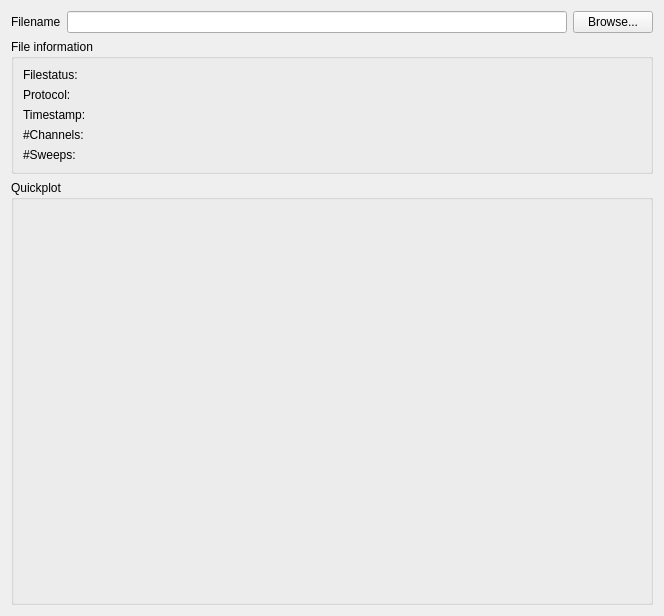
<?xml version="1.0" encoding="UTF-8"?>
<ui version="4.0">
 <class>WizardPage</class>
 <widget class="QWizardPage" name="WizardPage">
  <property name="geometry">
   <rect>
    <x>0</x>
    <y>0</y>
    <width>664</width>
    <height>616</height>
   </rect>
  </property>
  <property name="windowTitle">
   <string>Single file loader</string>
  </property>
  <layout class="QVBoxLayout" name="verticalLayout">
   <item>
    <layout class="QHBoxLayout" name="horizontalLayout">
     <item>
      <widget class="QLabel" name="label">
       <property name="text">
        <string>Filename</string>
       </property>
      </widget>
     </item>
     <item>
      <widget class="QLineEdit" name="filename"/>
     </item>
     <item>
      <widget class="QPushButton" name="browse">
       <property name="text">
        <string>Browse...</string>
       </property>
      </widget>
     </item>
    </layout>
   </item>
   <item>
    <widget class="QGroupBox" name="groupBox">
     <property name="title">
      <string>File information</string>
     </property>
     <layout class="QFormLayout" name="formLayout">
      <item row="0" column="0">
       <widget class="QLabel" name="label_2">
        <property name="text">
         <string>Filestatus:</string>
        </property>
       </widget>
      </item>
      <item row="0" column="1">
       <widget class="QLabel" name="fileinfo_status">
        <property name="text">
         <string>&lt;no file&gt;</string>
        </property>
       </widget>
      </item>
      <item row="1" column="0">
       <widget class="QLabel" name="label_4">
        <property name="text">
         <string>Protocol:</string>
        </property>
       </widget>
      </item>
      <item row="1" column="1">
       <widget class="QLabel" name="fileinfo_protocol">
        <property name="text">
         <string/>
        </property>
       </widget>
      </item>
      <item row="2" column="0">
       <widget class="QLabel" name="label_3">
        <property name="text">
         <string>Timestamp:</string>
        </property>
       </widget>
      </item>
      <item row="2" column="1">
       <widget class="QLabel" name="fileinfo_timestamp">
        <property name="text">
         <string/>
        </property>
       </widget>
      </item>
      <item row="3" column="0">
       <widget class="QLabel" name="label_5">
        <property name="text">
         <string>#Channels:</string>
        </property>
       </widget>
      </item>
      <item row="3" column="1">
       <widget class="QLabel" name="fileinfo_channelcount">
        <property name="text">
         <string/>
        </property>
       </widget>
      </item>
      <item row="4" column="0">
       <widget class="QLabel" name="label_6">
        <property name="text">
         <string>#Sweeps:</string>
        </property>
       </widget>
      </item>
      <item row="4" column="1">
       <widget class="QLabel" name="fileinfo_sweepcount">
        <property name="text">
         <string/>
        </property>
       </widget>
      </item>
     </layout>
    </widget>
   </item>
   <item>
    <widget class="QGroupBox" name="groupBox_2">
     <property name="title">
      <string>Quickplot</string>
     </property>
     <layout class="QGridLayout" name="gridLayout">
      <item row="0" column="0">
       <widget class="ep_quickplot" name="quickplot" native="true">
        <property name="sizePolicy">
         <sizepolicy hsizetype="Preferred" vsizetype="Expanding">
          <horstretch>0</horstretch>
          <verstretch>0</verstretch>
         </sizepolicy>
        </property>
       </widget>
      </item>
     </layout>
    </widget>
   </item>
  </layout>
 </widget>
 <customwidgets>
  <customwidget>
   <class>ep_quickplot</class>
   <extends>QWidget</extends>
   <header>.helper_widgets</header>
   <container>1</container>
  </customwidget>
 </customwidgets>
 <resources/>
 <connections/>
</ui>
